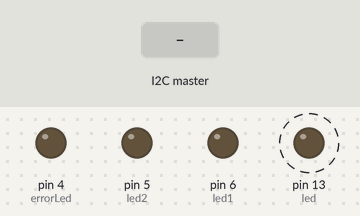
The sketch below on a simulated Arduino Uno, built with avr-gcc and run on an emulated ATmega328P. Shown: output pins drawn as LEDs (lit = HIGH). Dashed ring = blinking. Inputs (shaded band) come from the test bench.

Above: at 1.2 s.
1.3 s: the I2C master sends the byte 1
At 2.8 s:
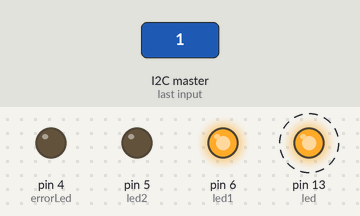
4.3 s: the I2C master sends the byte 2
At 6.8 s:
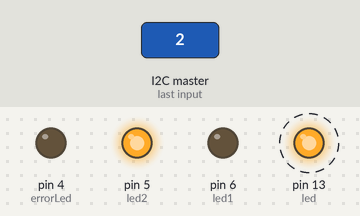
7.3 s: the I2C master sends the byte 0
At 8.5 s:
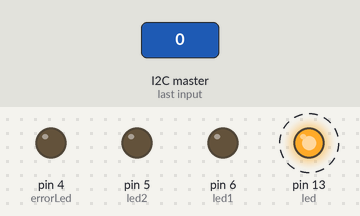
10.3 s: the I2C master sends the byte 90
At 11.8 s:
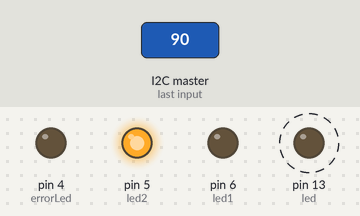
Timing chart, 0 to 14.3 s (numbered marks = the images above; inputs shaded):
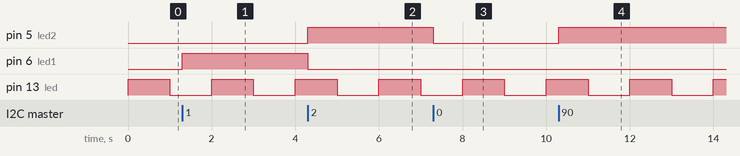

The sketch:

slave_with_api.ino
```cpp
#include <Wire.h>

int led = 13;
int errorLed = 4;
int led1 = 6;
int led2 = 5;
int button1 = 7;
int button2 = 8;

unsigned char SLA = 4;		// slave address
unsigned char sendData = 0;
unsigned char getData = 0;

// the setup routine runs once when you press reset:
void setup() {
  pinMode(led, OUTPUT);
  pinMode(errorLed, OUTPUT);
  pinMode(led1, OUTPUT);
  pinMode(led2, OUTPUT);
  pinMode(button1, INPUT_PULLUP);//bit1
  pinMode(button2, INPUT_PULLUP);//bit2
  Serial.begin(9600);
  Wire.begin(SLA);
  Wire.onReceive(receiveEvent);
  Wire.onRequest(requestEvent);
}

void loop() {
  digitalWrite(led, HIGH);   // turn the LED on (HIGH is the voltage level)
  delay(1000);               // wait for a second
  digitalWrite(led, LOW);    // turn the LED off by making the voltage LOW
  delay(1000);               // wait for a second
}

void receiveEvent(int bytes){
  int x = Wire.read();    // receive byte as an integer
  //Serial.println(x);
  digitalWrite(led1, x & 1);
  digitalWrite(led2, (x >> 1) & 1);
}

void requestEvent() {
  sendData = 0;
  if (!digitalRead(button1)) sendData |= 1;
  if (!digitalRead(button2)) sendData |= 1<<1;
  Wire.write(sendData);
}
```

Measured:
- after the input at 1.3 s, pin 6 (led1): LOW → HIGH at once
- after the input at 4.3 s, pin 5 (led2): LOW → HIGH at once; pin 6 (led1): HIGH → LOW at once
- after the input at 7.3 s, pin 5 (led2): HIGH → LOW at once
- after the input at 10.3 s, pin 5 (led2): LOW → HIGH at once
- by itself, pin 13 (led): alternates HIGH for 1.0 s and LOW for 1.0 s
